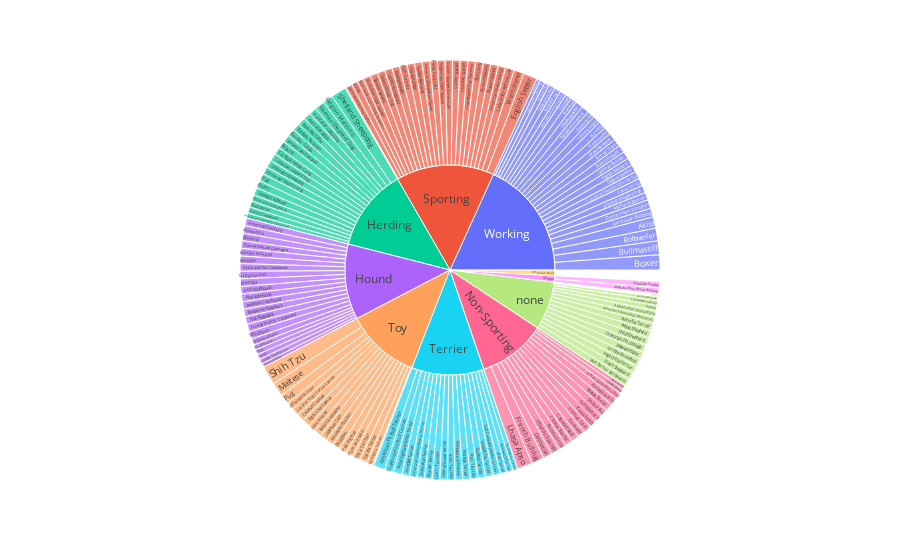

The notebook cell this image was saved under:
### Code cell
import plotly.express as px
import numpy as np

fig = px.sunburst(res, path=['Breed Group', 'Dog Breed'])
fig.show()

### Figure 1 — Plotly figure (JSON) as saved in the notebook; plotly's stock layout.template omitted (floating-point values rounded to 4 significant figures; data arrays with more than 128 entries replaced by an {"elided": "..."} marker saying what was removed)
{"data": [{"branchvalues": "total", "domain": {"x": [0, 1], "y": [0, 1]}, "hovertemplate": "labels=%{label}<br>count=%{value}<br>parent=%{parent}<br>id=%{id}<extra></extra>", "ids": {"elided": "182 str values"}, "labels": {"elided": "182 str values"}, "name": "", "parents": {"elided": "182 str values"}, "type": "sunburst", "values": {"elided": "182 int values"}}], "layout": {"legend": {"tracegroupgap": 0}, "margin": {"t": 60}}}
